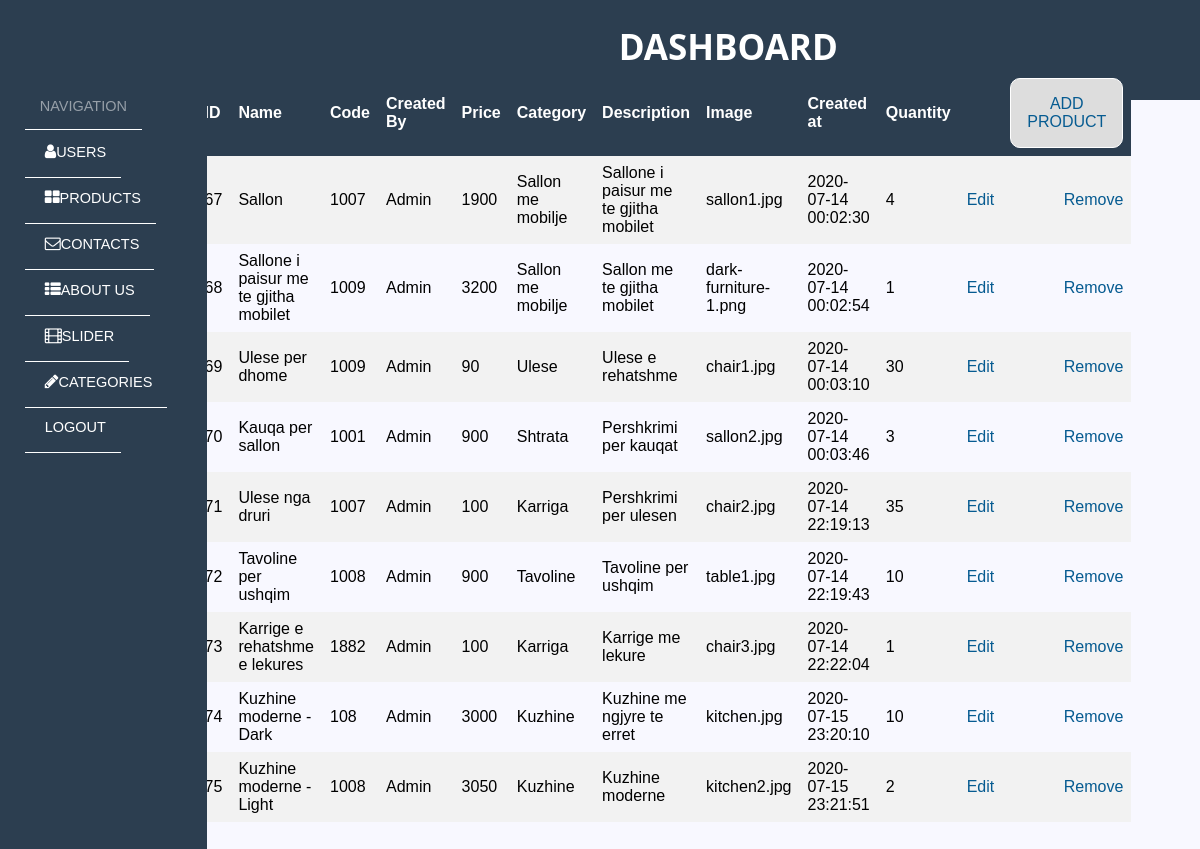
Page /backend/products.php (signed in) on the committed database.
### tables this page shows
CREATE TABLE `products` (
  `id` int(11) NOT NULL,
  `category_id` int(11) DEFAULT NULL,
  `name` varchar(255) DEFAULT NULL,
  `price` double DEFAULT NULL,
  `code` int(11) DEFAULT NULL,
  `description` varchar(255) DEFAULT NULL,
  `quantity` int(11) DEFAULT NULL,
  `created_by` int(11) DEFAULT NULL,
  `image` varchar(255) DEFAULT NULL,
  `created_at` datetime DEFAULT current_timestamp()
);

CREATE TABLE `users` (
  `id` int(11) NOT NULL,
  `name` varchar(255) NOT NULL,
  `email` varchar(255) NOT NULL,
  `password` varchar(255) NOT NULL,
  `city` varchar(255) DEFAULT NULL,
  `gender` varchar(10) DEFAULT NULL,
  `is_superadmin` tinyint(4) NOT NULL DEFAULT 0,
  `created_at` date DEFAULT current_timestamp()
);

CREATE TABLE `categories` (
  `id` int(11) NOT NULL,
  `name` varchar(255) NOT NULL
);

### backend/controllers/ProductController.php (called while the page is built, shortened)
<?php
class ProductController
{
    protected $database;
    public function __construct()
    {
        $this->database = new Database;
    }
    public function all()
    {
        $query = $this->database->pdo->query('SELECT p.id as id, p.name as name, p.code as code, u.name as username,p.price as price, c.name as category, p.description as description, p.created_at as created_at, p.quantity as quantity,
        p.image as image FROM products p JOIN categories c on p.category_id= c.id JOIN users u on p.created_by = u.id');
        return $query->fetchAll();
    }
}
?>

### backend/core/Database.php (called while the page is built, shortened)
<?php
class Database
{
    public function __construct()
    {
        $host = "localhost";
        $user = "root";
        $password = "";
        $db_name = "flex-furniture-1";
        try {
            $link = new PDO("mysql:host=$host;dbname=$db_name", $user, $password);
            $this->pdo = $link;
        } catch (PDOException $e) {
            die('DIE' . $e->getMessage());
        }
    }
}
?>

### backend/products.php (the view, shortened to what this page needs)
<?php
require './controllers/ProductController.php';
$product = new ProductController;
$products = $product->all();
?>
<!DOCTYPE html>
<html lang="en">
<head>
    <link rel="stylesheet" type="text/css" media="screen" href="../css/admin.css">
    <link rel="stylesheet" href="https://cdnjs.cloudflare.com/ajax/libs/font-awesome/4.7.0/css/font-awesome.min.css">
</head>
<body>
<div class="dashboard-wrapper">
    <?php include 'inc/sidebar.php' ?>
    <div id="dashboard-container">
        <div class="content-title">
            <h1 class="page-title"><a href="users.php">Dashboard</a></h1>
        </div>
        <div class="main-content">
            <table class="table">
                <tr class="table-head">
                    <th>ID</th>
                    <th>Name</th>
                    <th>Code</th>
                    <th>Created By</th>
                    <th>Price</th>
                    <th>Category</th>
                    <th>Description</th>
                    <th>Image</th>
                    <th>Created at</th>
                    <th>Quantity</th>
                    <th></th>
                    <th>
                        <button id="myBtn" class="button1" style="float:right;">ADD PRODUCT</button>
                    </th>
                </tr>
                <?php foreach ($products as $product) : ?>
                    <tr>
                        <td><?php echo $product['id'] ?></td>
                        <td><?php echo $product['name'] ?></td>
                        <td><?php echo $product['code'] ?></td>
                        <td><?php echo $product['username'] ?></td>
                        <td><?php echo $product['price'] ?></td>
                        <td><?php echo $product['category'] ?></td>
                        <td><?php echo $product['description'] ?></td>
                        <td><?php echo $product['image'] ?> </td>
                        <td><?php echo $product['created_at'] ?></td>
                        <td><?php echo $product['quantity'] ?></td>
                        <td><a href="controllers/functions/edit-product-1.php?id=<?php echo $product['id'] ?>"
                               style="float: right">Edit</a>
                        </td>
                        <td><a href="controllers/functions/delete-product.php?id=<?php echo $product['id'] ?>"
                               style="float:right">Remove</a></td>
                    </tr>
                <?php endforeach ?>
            </table>
        </div>
    </div>
</div>
</body>
</html>

### css/admin.css (style rules this page uses)
* { box-sizing: border-box; }
body { height: 100%; width: 100%; font-family: Verdana, Geneva, Tahoma, sans-serif; margin: 0; padding: 0; background-color: ghostwhite; display: flex; flex-direction: column; flex-wrap: wrap; }
#dashboard-container { display: flex; flex-direction: column; justify-content: flex-start; width: 100%; height: 1100px; }
.dashboard-wrapper { margin: 0; display: flex; min-height: 100%; }
.content-title { width: 100%; height: 100px; background-color: #2C3E50; }
.page-title { font-family: 'Open Sans', sans-serif; font-size: 35px; text-transform: uppercase; padding-left: 5%; text-align: center; }
.page-title a { text-decoration: none; color: #ffff; }
.main-content { width: 100%; min-height: 630px; padding-bottom: 10%; margin-top: -100px; margin-left: -50px; }
.main-content table { border-radius: inherit; box-shadow: red 1px; }
.table { border-collapse: collapse; border-spacing: 0; width: 94%; margin-top: 7%; margin-left: 4%; }
.table th, td { text-align: left; padding: 8px; }
.table td a { text-decoration: none; color: #065b91; }
.table tr { height: 50px; }
.table tr:nth-child(even) { background-color: #f2f2f2; }
.table-head { color: #fff; height: 60px; background-color: #2C3E50; }
.button1 { background-color: #dddddd; float: right; border: none; color: #065b91; padding: 16px 16px; text-align: center; text-decoration: none; font-size: 16px; cursor: pointer; border: 1px solid white; border-radius: 10px; }

### rows in the picture
products: id "67", name "Sallon", code "1007", created_by.name "Admin", price "1900", category.name "Sallon me mobilje", description "Sallone i paisur me te gjitha mobilet", image "sallon1.jpg", created_at "2020-07-14 00:02:30", quantity "4"
products: id "68", name "Sallone i paisur me te gjitha mobilet", code "1009", created_by.name "Admin", price "3200", category.name "Sallon me mobilje", description "Sallon me te gjitha mobilet", image "dark-furniture-1.png", created_at "2020-07-14 00:02:54", quantity "1"
products: id "69", name "Ulese per dhome", code "1009", created_by.name "Admin", price "90", category.name "Ulese", description "Ulese e rehatshme", image "chair1.jpg", created_at "2020-07-14 00:03:10", quantity "30"
products: id "70", name "Kauqa per sallon", code "1001", created_by.name "Admin", price "900", category.name "Shtrata", description "Pershkrimi per kauqat", image "sallon2.jpg", created_at "2020-07-14 00:03:46", quantity "3"
products: id "71", name "Ulese nga druri", code "1007", created_by.name "Admin", price "100", category.name "Karriga", description "Pershkrimi per ulesen", image "chair2.jpg", created_at "2020-07-14 22:19:13", quantity "35"
products: id "72", name "Tavoline per ushqim", code "1008", created_by.name "Admin", price "900", category.name "Tavoline", description "Tavoline per ushqim", image "table1.jpg", created_at "2020-07-14 22:19:43", quantity "10"
products: id "73", name "Karrige e rehatshme e lekures", code "1882", created_by.name "Admin", price "100", category.name "Karriga", description "Karrige me lekure", image "chair3.jpg", created_at "2020-07-14 22:22:04", quantity "1"
products: id "74", name "Kuzhine moderne - Dark", code "108", created_by.name "Admin", price "3000", category.name "Kuzhine", description "Kuzhine me ngjyre te erret", image "kitchen.jpg", created_at "2020-07-15 23:20:10", quantity "10"
products: id "75", name "Kuzhine moderne - Light", code "1008", created_by.name "Admin", price "3050", category.name "Kuzhine", description "Kuzhine moderne", image "kitchen2.jpg", created_at "2020-07-15 23:21:51", quantity "2"
